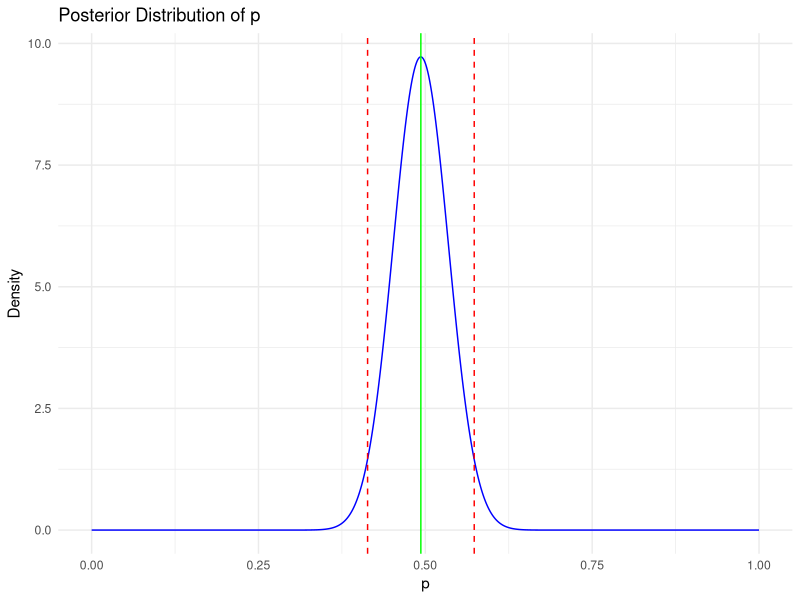

Here is the R script that generated this plot:
# Load necessary libraries
library(ggplot2)
library(stats)
#library(extraDistr)

# Step 1: Simulate 100 values from Binomial(p)
n <- 100  # number of trials
p_true <- 0.6  # true probability of success
x <- rbinom(n, 1, p_true)  # Simulating 100 Bernoulli trials

# Step 2: Bayesian Estimation with Normal Prior
mu_prior <- 0.5  # Mean of prior
sigma_prior <- 0.1  # Standard deviation of prior

# Likelihood parameters
alpha <- mu_prior * ((1 - mu_prior) / sigma_prior^2 - 1)
beta <- (1 - mu_prior) * ((1 - mu_prior) / sigma_prior^2 - 1)

# Posterior parameters
alpha_post <- alpha + sum(x)
beta_post <- beta + (n - sum(x))

# Bayes estimator (Posterior Mean)
p_bayes <- alpha_post / (alpha_post + beta_post)

# Step 3: Classical Estimator (Maximum Likelihood Estimator)
p_mle <- mean(x)

# Step 4: 95% Posterior Interval Estimate
posterior_ci <- qbeta(c(0.025, 0.975), alpha_post, beta_post)

# Step 5: 95% Classical Interval Estimate (Wald Confidence Interval)
se_mle <- sqrt((p_mle * (1 - p_mle)) / n)
classical_ci <- c(p_mle - 1.96 * se_mle, p_mle + 1.96 * se_mle)

# Plot Posterior Distribution
x_vals <- seq(0, 1, length.out = 1000)
posterior_pdf <- dbeta(x_vals, alpha_post, beta_post)

ggplot(data.frame(x = x_vals, y = posterior_pdf), aes(x, y)) +
  geom_line(color = 'blue') +
  geom_vline(xintercept = posterior_ci, color = 'red', linetype = 'dashed') +
  geom_vline(xintercept = p_bayes, color = 'green') +
  labs(title = "Posterior Distribution of p", x = "p", y = "Density") +
  theme_minimal()

# Print results
cat(sprintf("Bayes Estimator: %.4f\n", p_bayes))
cat(sprintf("Classical (MLE) Estimator: %.4f\n", p_mle))
cat(sprintf("95%% Posterior Interval Estimate: (%.4f, %.4f)\n", posterior_ci[1], posterior_ci[2]))
cat(sprintf("95%% Classical Interval Estimate: (%.4f, %.4f)\n", classical_ci[1], classical_ci[2]))
